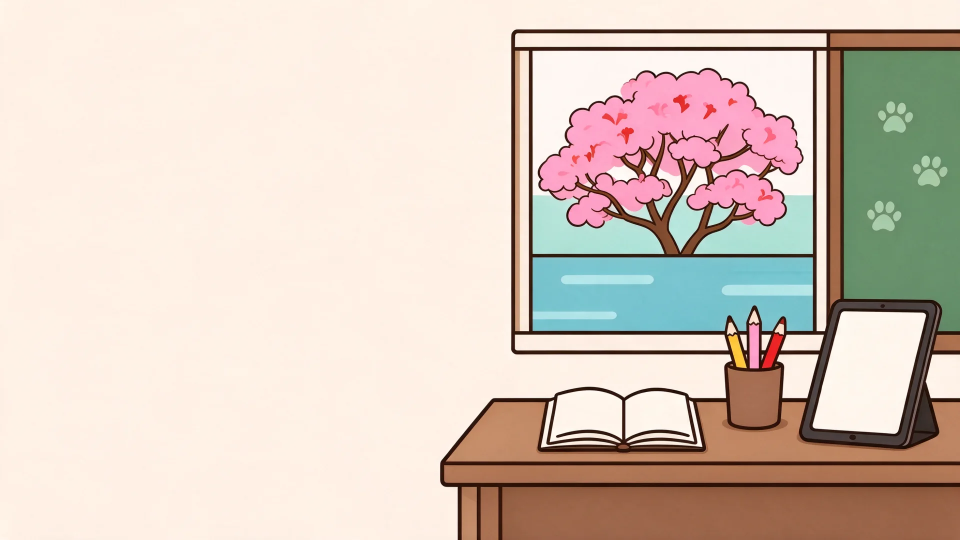
#> input picture arte/aula.webp, 1920 x 1080 px (shown at 1/2 size)
$ python recortar_kapi.py ../arte/aula.webp ../arte/descubrir-grupo.webp
#> lines starting #> are read from the running program, lines starting #| are printed output that depends on the picture; after the words box and inside, x2 and y2 are one past the last pixel; in counts of white or black regions, pixels touching at a corner belong together
"""Recorta a Kapi de un cuadro de sus videos: borra el papel crema por
inundación desde los bordes (así no se lleva el blanco de los ojos) y
deja un PNG con transparencia, ajustado al personaje.

    python recortar_kapi.py cuadro.png salida.png
"""
import sys
import numpy as np
from PIL import Image, ImageFilter
from scipy import ndimage

src, out = sys.argv[1], sys.argv[2]
im = Image.open(src).convert("RGB")
#> im is the input picture: PIL image 1920x1080 RGB; mean R, G, B 216.2, 201.1, 189.2
a = np.asarray(im).astype(np.int16)
# "papel": claro y poco saturado. El suelo de arena y el pasto quedan afuera.
r, g, b = a[..., 0], a[..., 1], a[..., 2]
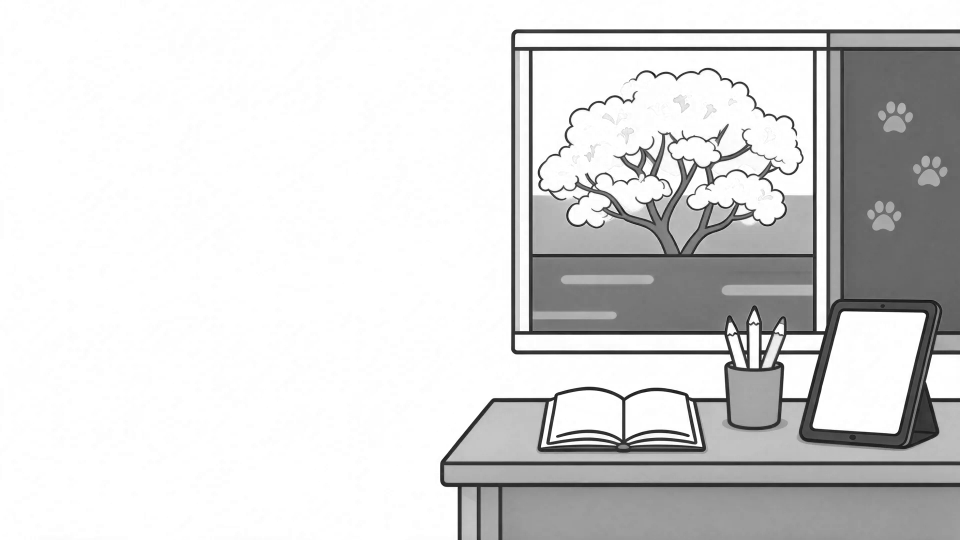
#> r: shape (1080, 1920) int16 (shown at 1/2 size); min 0, max 255, mean 216.2
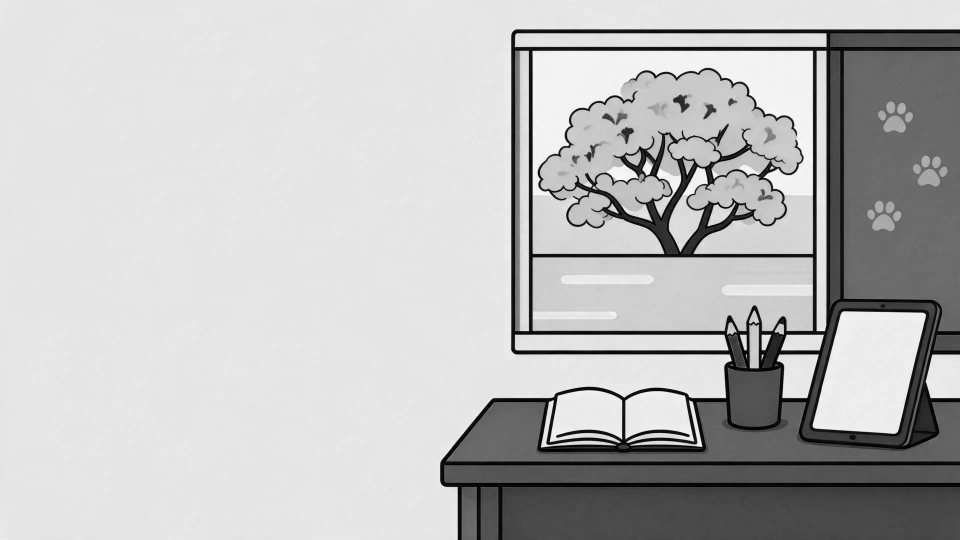
#> b: shape (1080, 1920) int16 (shown at 1/2 size); min 0, max 255, mean 189.2
papel = (r > 205) & (g > 195) & (b > 170) & ((r - b) < 62)
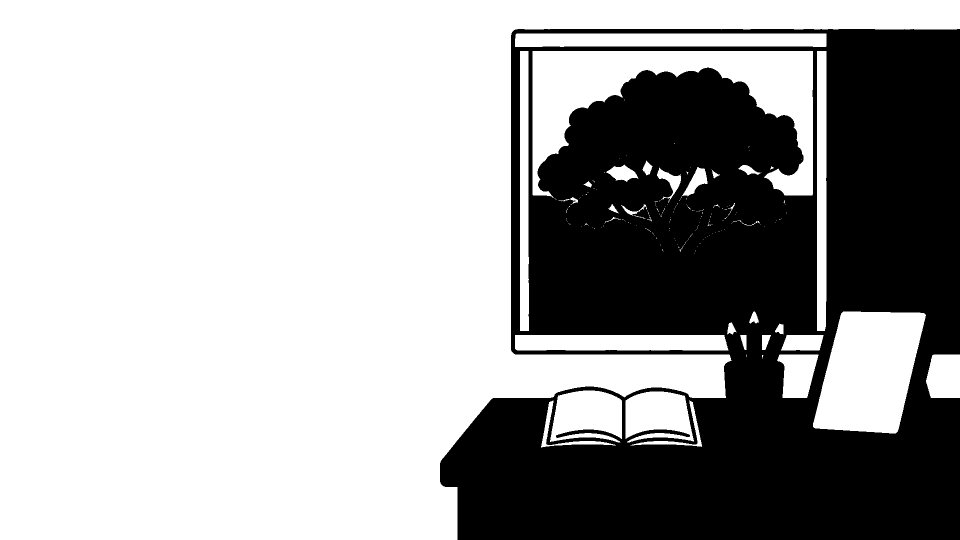
#> papel: shape (1080, 1920) bool (shown at 1/2 size); 65.4% white; 1 black region, box (x1, y1, x2, y2) and area: (880, 58, 1920, 1080) 716769
# El papel conectado con el borde del cuadro, más los huecos encerrados
# (entre las patas) que sean crema y no blanco puro: el blanco de los ojos
# y de los dientes se queda.
etiquetas, _ = ndimage.label(papel)
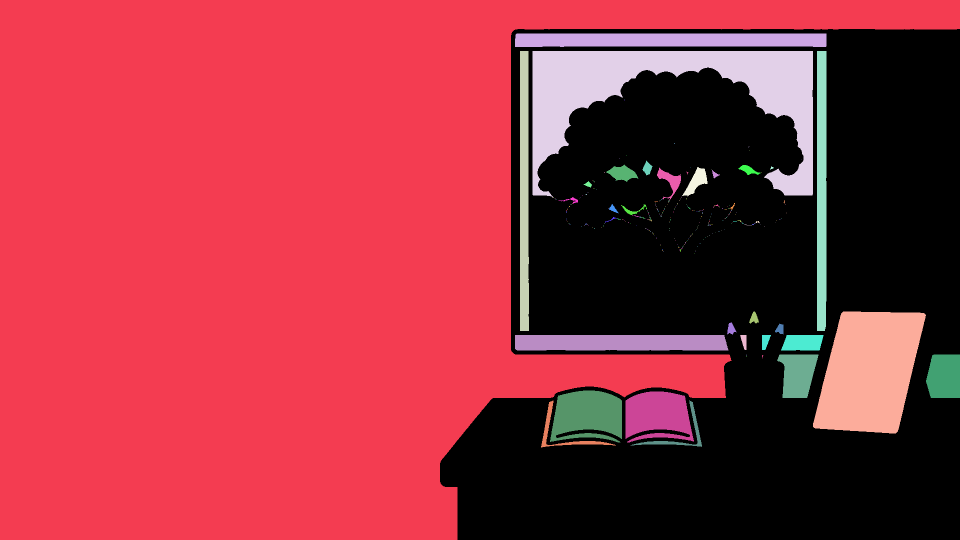
#> etiquetas: shape (1080, 1920) int32 (shown at 1/2 size); 304 distinct labels, from 0 to 303; one colour per label, 0 black
borde = np.unique(np.concatenate([etiquetas[0], etiquetas[-1], etiquetas[:, 0], etiquetas[:, -1]]))
#> borde = [0, 1, 297]
fondo = np.isin(etiquetas, borde[borde != 0]) | (papel & (b < 228))
#> fondo: shape (1080, 1920) bool; 58.1% white; 26 black regions (16 under 20 px), largest, box (x1, y1, x2, y2) and area: (880, 58, 1920, 1080) 868494, (1300, 72, 1320, 80) 93, (1632, 80, 1648, 84) 64
alfa = Image.fromarray((~fondo * 255).astype(np.uint8)).filter(ImageFilter.GaussianBlur(0.8))
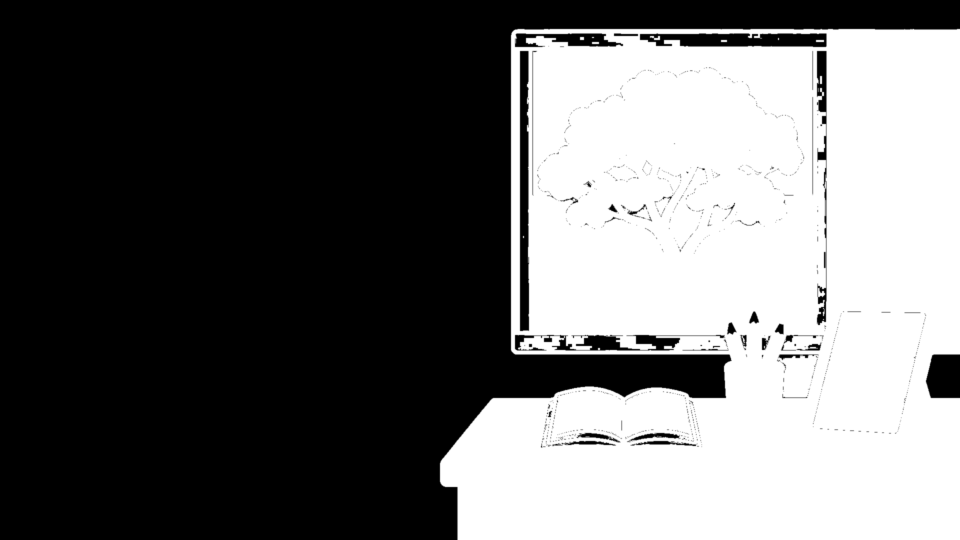
#> alfa: PIL image 1920x1080 L (shown at 1/2 size); min 0, max 255, mean 106.9
res = im.convert("RGBA")
res.putalpha(alfa)
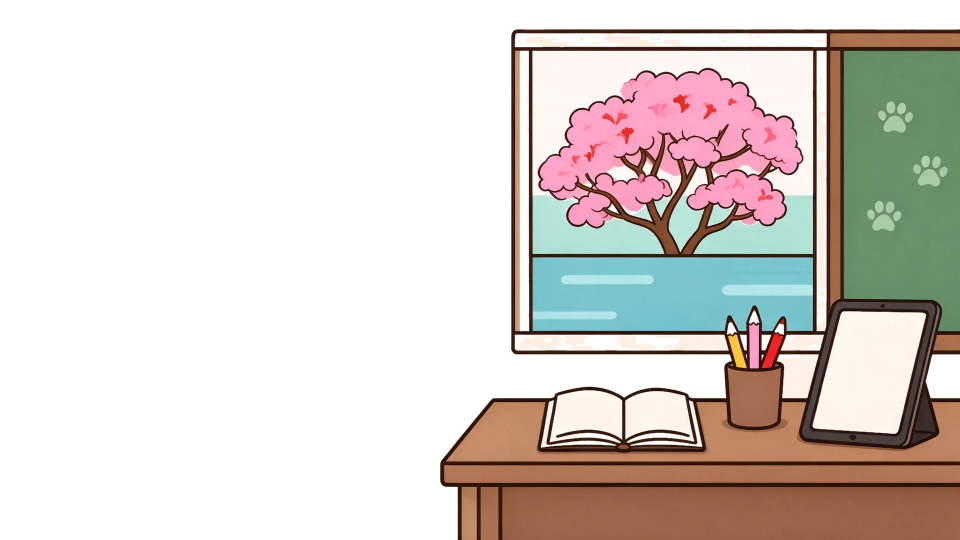
#> res: PIL image 1920x1080 RGBA (shown at 1/2 size); mean R, G, B, A 216.2, 201.1, 189.2, 106.9; transparent parts drawn white
caja = Image.fromarray((~fondo * 255).astype(np.uint8)).getbbox()
#> caja = (880, 58, 1920, 1080)
m = 6
caja = (max(caja[0] - m, 0), max(caja[1] - m, 0), min(caja[2] + m, im.width), min(caja[3] + m, im.height))
#> caja = (874, 52, 1920, 1080)
res.crop(caja).save(out)
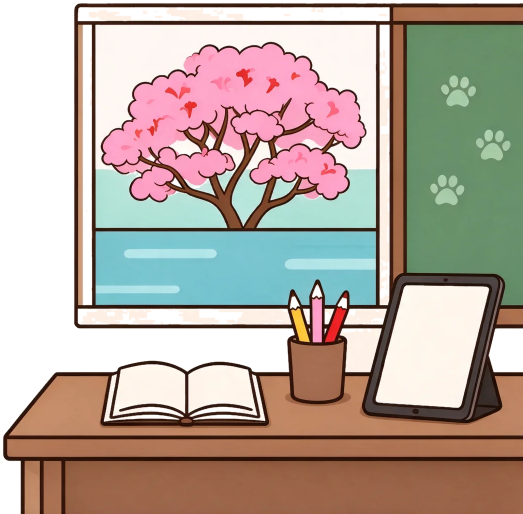
#> saved as descubrir-grupo.webp: PIL image 1046x1028 RGBA (shown at 1/2 size); mean R, G, B, A 180.6, 164.1, 151.7, 206.1; transparent parts drawn white
print(out, res.crop(caja).size)
#| ../arte/descubrir-grupo.webp (1046, 1028)

$ run again, on arte/esteros.webp
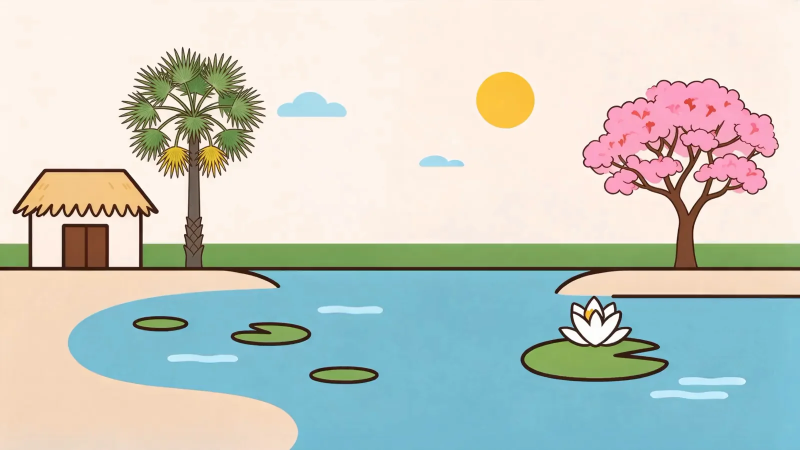
#> input picture arte/esteros.webp, 1600 x 900 px (shown at 1/2 size)
#> im is the input picture: PIL image 1600x900 RGB; mean R, G, B 197.5, 204.1, 195.6
#> papel: shape (900, 1600) bool; 54.3% white; 33 black regions (21 under 20 px), largest, box (x1, y1, x2, y2) and area: (0, 93, 1600, 900) 640503, (952, 143, 1070, 257) 10603, (554, 184, 693, 234) 4648
#> `etiquetas, _ = ndimage.label(papel)`:
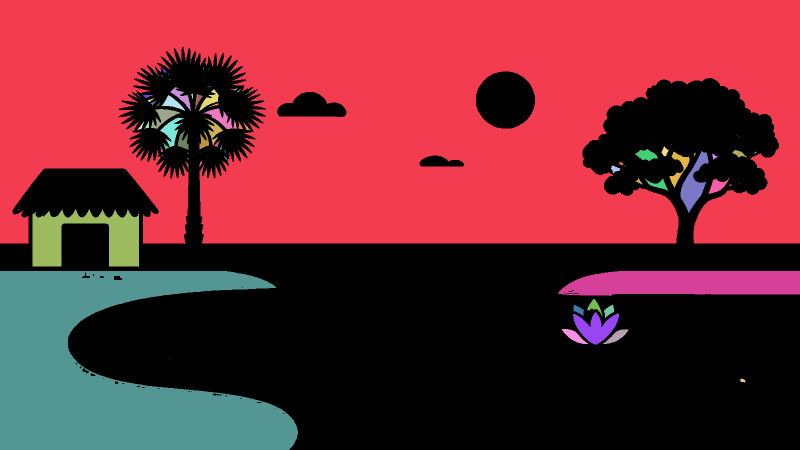
#> etiquetas: shape (900, 1600) int32 (shown at 1/2 size); 143 distinct labels, from 0 to 142; one colour per label, 0 black
#> borde = [0, 1, 132, 133]
#> fondo: shape (900, 1600) bool; 52.9% white; 67 black regions (55 under 20 px), largest, box (x1, y1, x2, y2) and area: (0, 93, 1600, 900) 660755, (952, 143, 1070, 257) 10603, (554, 184, 693, 234) 4648
#> `caja = Image.fromarray((~fondo * 255).astype(np.uint8)).getbbox()`: caja = (0, 93, 1600, 900)
#> `caja = (max(caja[0] - m, 0), max(caja[1] - m, 0), min(caja[2] + m, im...`: caja = (0, 87, 1600, 900)
#> `res.crop(caja).save(out)`:
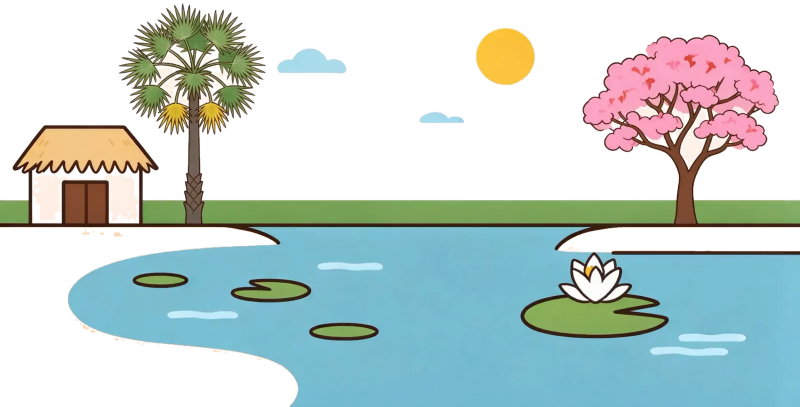
#> saved as esteros.webp: PIL image 1600x813 RGBA (shown at 1/2 size); mean R, G, B, A 191.5, 200.1, 191.7, 132.9; transparent parts drawn white
#| ../arte/esteros.webp (1600, 813)

$ run again, on arte/fondo-monte.webp
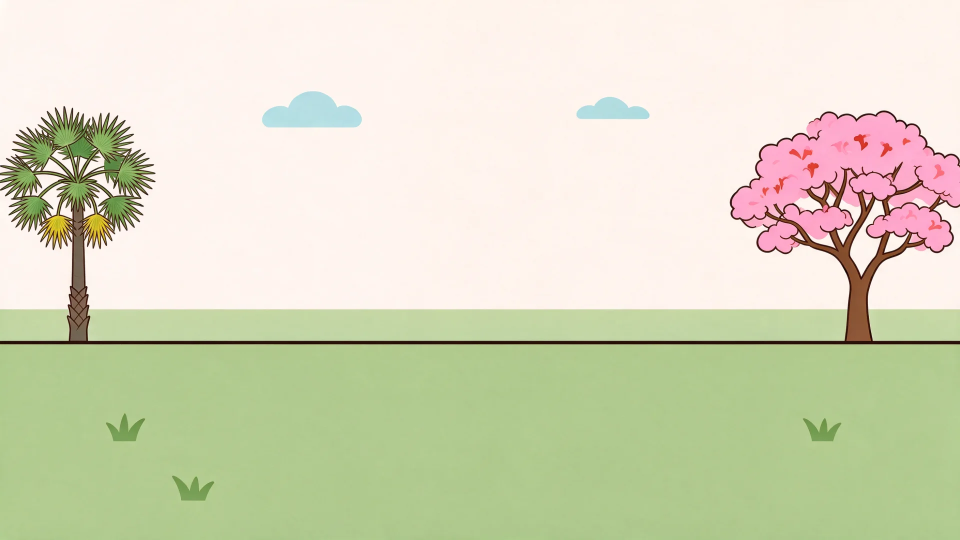
#> input picture arte/fondo-monte.webp, 1920 x 1080 px (shown at 1/2 size)
#> im is the input picture: PIL image 1920x1080 RGB; mean R, G, B 215.2, 216.9, 189.3
#> papel: shape (1080, 1920) bool; 49.5% white; 213 white regions (145 under 20 px), largest, box (x1, y1, x2, y2) and area: (0, 0, 1920, 632) 960391, (0, 369, 144, 631) 24025, (1736, 404, 1920, 657) 22167
#> `etiquetas, _ = ndimage.label(papel)`:
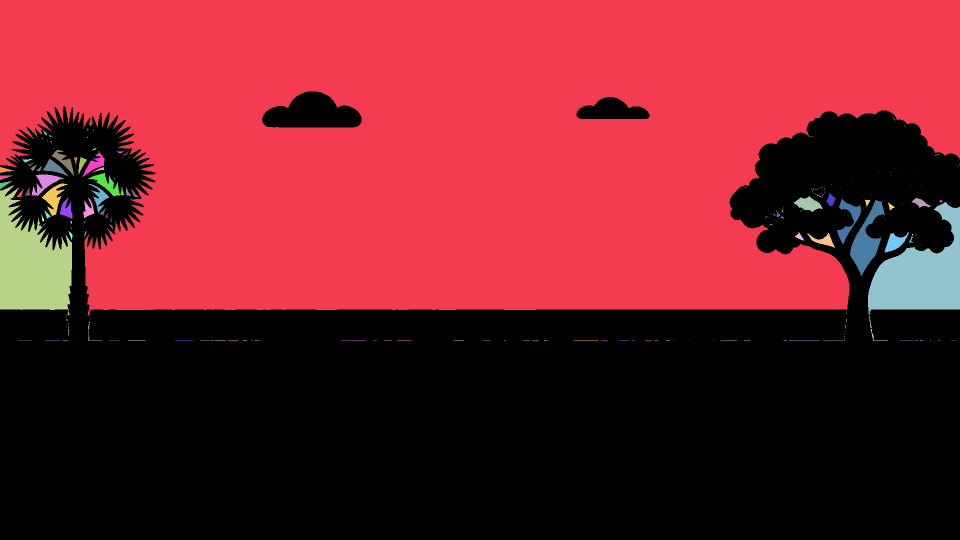
#> etiquetas: shape (1080, 1920) int32 (shown at 1/2 size); 296 distinct labels, from 0 to 295; one colour per label, 0 black
#> borde = [0, 1, 62, 66, 77, 81, 89, 146]
#> fondo: shape (1080, 1920) bool; 48.7% white; 1012 white regions (983 under 20 px), largest, box (x1, y1, x2, y2) and area: (0, 0, 1920, 632) 960355, (0, 369, 144, 631) 24006, (1736, 404, 1920, 657) 22167
#> `caja = Image.fromarray((~fondo * 255).astype(np.uint8)).getbbox()`: caja = (0, 183, 1920, 1080)
#> `caja = (max(caja[0] - m, 0), max(caja[1] - m, 0), min(caja[2] + m, im...`: caja = (0, 177, 1920, 1080)
#> `res.crop(caja).save(out)`:
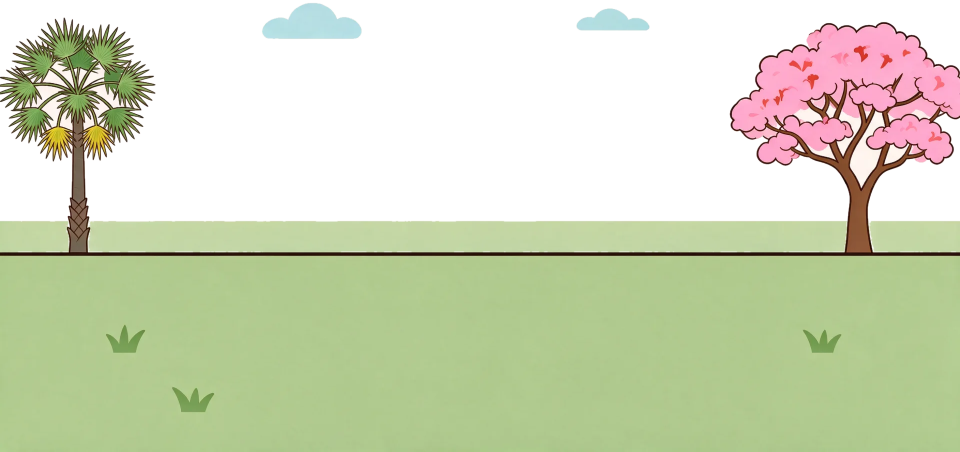
#> saved as fondo-monte.webp: PIL image 1920x903 RGBA (shown at 1/2 size); mean R, G, B, A 207.5, 211.5, 179.8, 156.4; transparent parts drawn white
#| ../arte/fondo-monte.webp (1920, 903)

$ run again, on arte/fondo-rio.webp
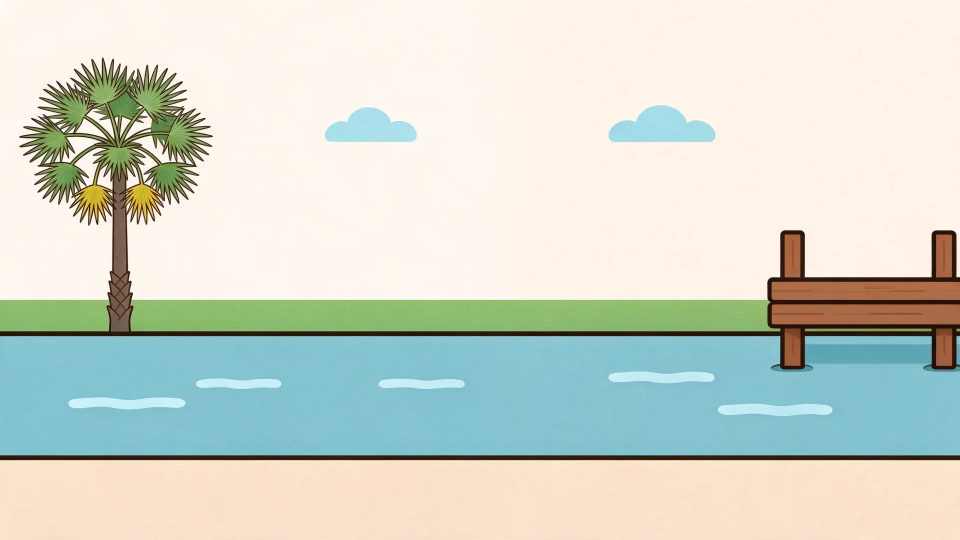
#> input picture arte/fondo-rio.webp, 1920 x 1080 px (shown at 1/2 size)
#> im is the input picture: PIL image 1920x1080 RGB; mean R, G, B 209.1, 215.5, 204.4
#> papel: shape (1080, 1920) bool; 64.5% white; 8 black regions (4 under 20 px), largest, box (x1, y1, x2, y2) and area: (0, 115, 1920, 921) 715853, (1217, 211, 1431, 284) 10759, (650, 215, 833, 284) 8849, (1724, 1036, 1730, 1041) 22
#> etiquetas: shape (1080, 1920) int32; 158 distinct labels, from 0 to 157
#> borde = [0, 1, 157]
#> `caja = Image.fromarray((~fondo * 255).astype(np.uint8)).getbbox()`: caja = (0, 115, 1920, 1041)
#> `caja = (max(caja[0] - m, 0), max(caja[1] - m, 0), min(caja[2] + m, im...`: caja = (0, 109, 1920, 1047)
#> `res.crop(caja).save(out)`:
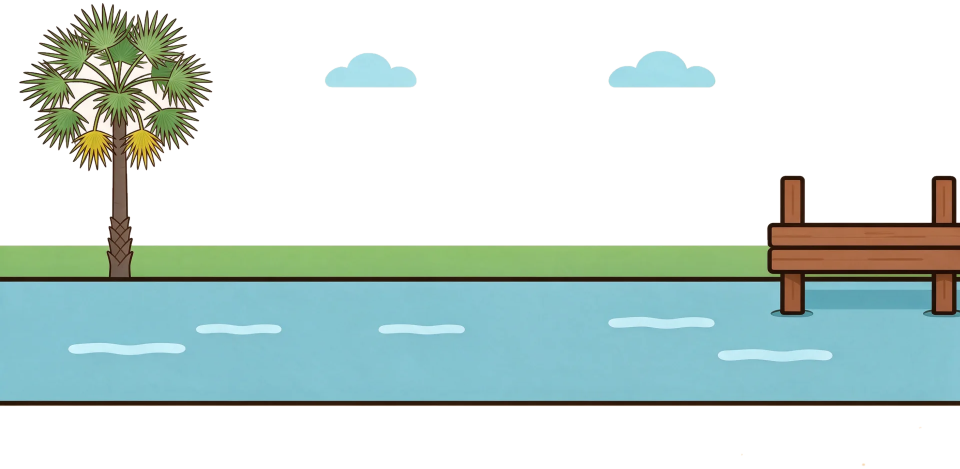
#> saved as fondo-rio.webp: PIL image 1920x938 RGBA (shown at 1/2 size); mean R, G, B, A 202.5, 211.6, 200.7, 105.8; transparent parts drawn white
#| ../arte/fondo-rio.webp (1920, 938)
